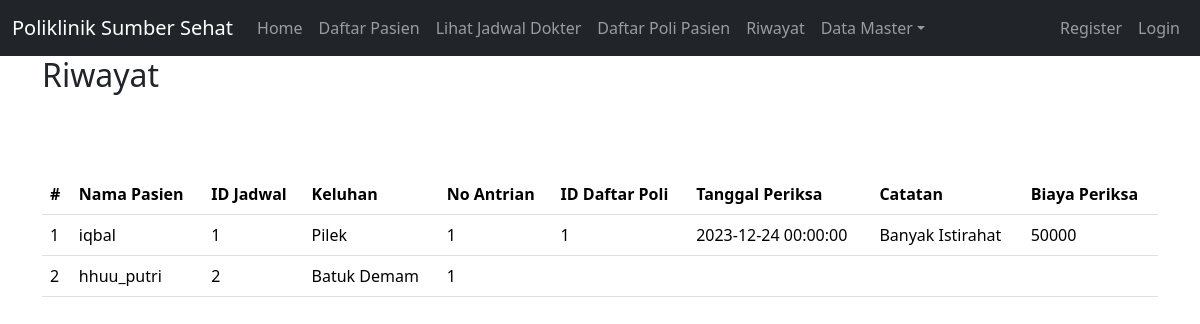
Page /index.php?page=riwayat on the committed database.
### tables this page shows
CREATE TABLE `daftar_poli` (
  `id` int(11) UNSIGNED NOT NULL,
  `id_pasien` int(11) UNSIGNED NOT NULL,
  `id_jadwal` int(11) UNSIGNED NOT NULL,
  `keluhan` text NOT NULL,
  `no_antrian` int(11) UNSIGNED NOT NULL
);

CREATE TABLE `pasien` (
  `id` int(11) UNSIGNED NOT NULL,
  `nama` varchar(255) NOT NULL,
  `alamat` varchar(255) NOT NULL,
  `no_ktp` varchar(255) NOT NULL,
  `no_hp` varchar(50) NOT NULL,
  `no_rm` varchar(25) NOT NULL
);

CREATE TABLE `periksa` (
  `id` int(11) UNSIGNED NOT NULL,
  `id_daftar_poli` int(11) UNSIGNED NOT NULL,
  `tgl_periksa` datetime NOT NULL,
  `catatan` text NOT NULL,
  `biaya_periksa` int(11) NOT NULL
);

### riwayat.php (the view, shortened to what this page needs)
<div class="container">
    <h2>Riwayat</h2>
<br>
    <?php
include'koneksi.php';
?>
<body>
<div class="container">
    <form class="form row"  method="POST" action="" name="myForm" onsubmit="return(validate());">
    <br>
    <br>
    <table class="table table-hover">
    <table class="table table-hover">
    <thead>
        <tr>
            <th scope="col">#</th>
            <th scope="col">Nama Pasien</th>
            <th scope="col">ID Jadwal</th>
            <th scope="col">Keluhan</th>
            <th scope="col">No Antrian</th>
            <th scope="col">ID Daftar Poli</th>
            <th scope="col">Tanggal Periksa</th>
            <th scope="col">Catatan</th>
            <th scope="col">Biaya Periksa</th>
        </tr>
    </thead>
        <tbody>
    <?php
$result = mysqli_query($mysqli, "
SELECT dp.*, p.nama as 'nama_pasien', p.id as 'id_pasien', pr.*
FROM daftar_poli dp
LEFT JOIN pasien p ON dp.id_pasien = p.id
LEFT JOIN periksa pr ON dp.id = pr.id_daftar_poli
ORDER BY dp.id ASC");
if (mysqli_num_rows($result) > 0) {
    $no = 1;
    while ($data = mysqli_fetch_array($result)) {
        echo "<tr>";
        echo "<td>" . $no++ . "</td>";
        echo "<td>" . (isset($data['nama_pasien']) ? $data['nama_pasien'] : '') . "</td>";
        echo "<td>" . (isset($data['id_jadwal']) ? $data['id_jadwal'] : '') . "</td>";
        echo "<td>" . (isset($data['keluhan']) ? $data['keluhan'] : '') . "</td>";
        echo "<td>" . (isset($data['no_antrian']) ? $data['no_antrian'] : '') . "</td>";
        echo "<td>" . (isset($data['id_daftar_poli']) ? $data['id_daftar_poli'] : '') . "</td>";
        echo "<td>" . (isset($data['tgl_periksa']) ? $data['tgl_periksa'] : '') . "</td>";
        echo "<td>" . (isset($data['catatan']) ? $data['catatan'] : '') . "</td>";
        echo "<td>" . (isset($data['biaya_periksa']) ? $data['biaya_periksa'] : '') . "</td>";
        echo "</tr>";
    }
} else {
    echo "<tr><td colspan='9'>No rows returned.</td></tr>";
}
?>
    </tbody>
    </table>

### rows in the picture
daftar_poli: id_pasien.nama "iqbal", id_jadwal "1", keluhan "Pilek", no_antrian "1", periksa.id_daftar_poli "1", periksa.tgl_periksa "2023-12-24 00:00:00", periksa.catatan "Banyak Istirahat", periksa.biaya_periksa "50000"
daftar_poli: id_pasien.nama "hhuu_putri", id_jadwal "2", keluhan "Batuk Demam", no_antrian "1"
